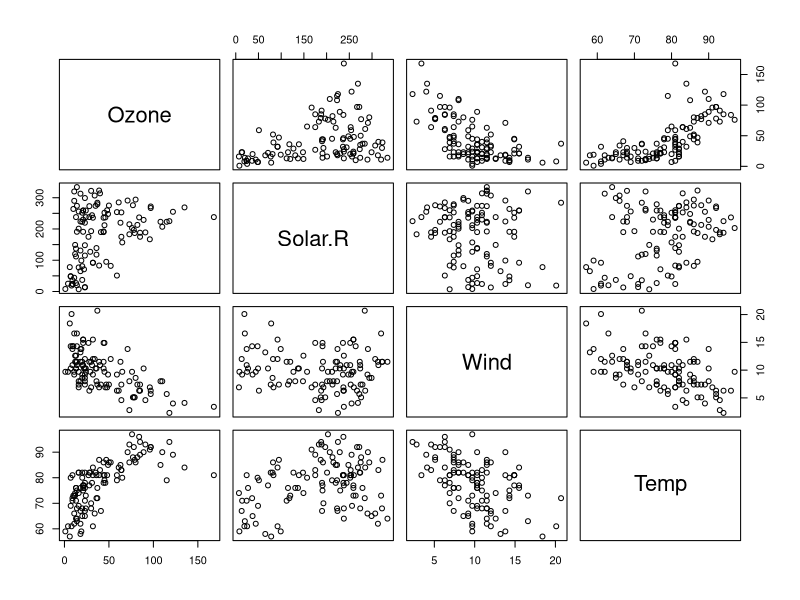
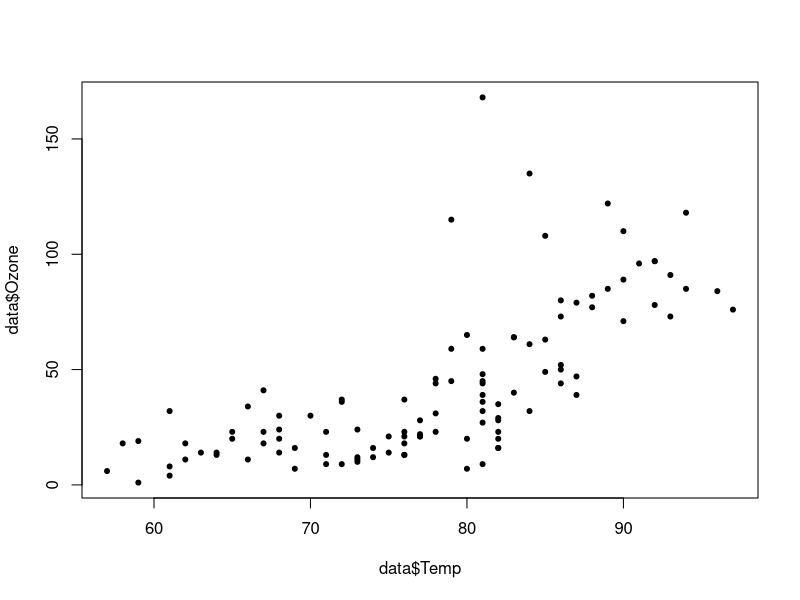
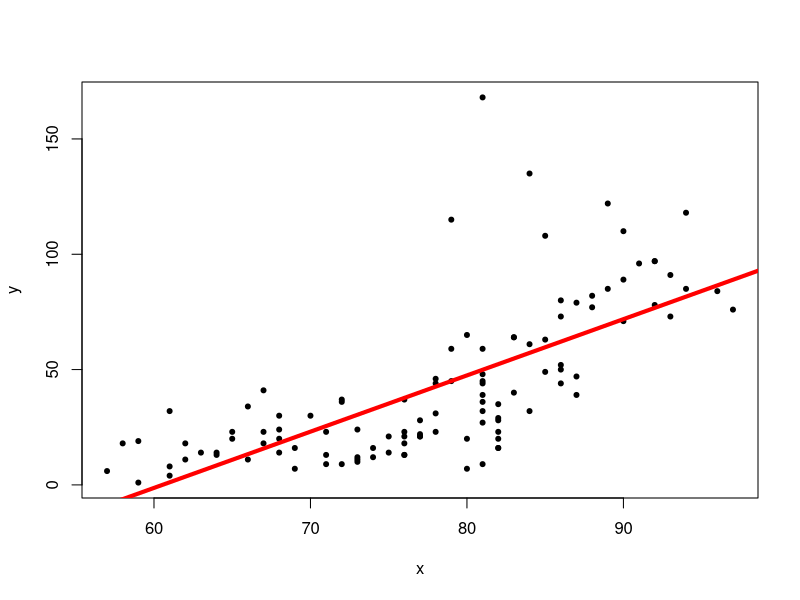

The R source for these figures, in order: (Note: this script raises an error after producing the figures.)
data <- na.omit(airquality)

#---a)

pairs(data[,-c(5,6)]) #nos va a hacer scatterplots de pares

#A simple vista se podría ver que tienen correlaciones.

# Y = medición de ozono en un cierto dia
# X = medición de temperatura

#Planteamos el modelo para la funcion de regresión: Y = B0 + B1x + Ei

plot(data$Temp, data$Ozone, pch = 20)

#---b)

# Estimamos los parámetros:

x <- data$Temp
y <- data$Ozone
X <- cbind(x, y)

# B1
B1 <- cov(x,y)/var(x)
#Por cada grado Farhenheit que aumenta la temperatura del dia la esperanza de la 
#concentración de ozono aumenta en 2.439

# B0
B0 <- mean(y) - B1*mean(x)

#S2
y_sombrero <- B0 + B1*x
S2 <- sum((y-y_sombrero)**2)/(length(x)-2)

#otra forma de calcularlo es
Q <- sum((y-y_sombrero)**2)
Te <- sum((y-mean(y))**2)

Se_2 <- Q/(length(x)-2)
R2 <- 1-Q/Te #El R es el coeficiente de correlación 
R2_ajustado <- 1 - (Q/(X))/(Te/(length(x) - 1))

#Ahora graficamos la recta de regresión
plot(x,y,pch=20)
abline(a = B0, b = B1, col = "red", lwd = 4)
#Los puntos estan bastantes corridos para abajo, quizás estan sesgados los datos pero no vamos a decir nada

# --- Analisis de Residuos

#--Para comprobar supuesto de linealidad
plot(x, rstandard(modelo), pch = 20) 
#no es normal y nos afecta la no linealidad porque nos produce estimacionaes sesgadas.

#--Para comprobar supuesto de normalidad
#Linear model te tira todos los datos
modelo <- lm(data$Ozone ~ data$Temp, data = data)
summary(modelo)

e_std <- rstandard(modelo)

hist(e_std) #Podría ser una distribución gamma
qqnorm(e_std)
qqline(e_std) #Nos da pansa positiva, era asimetría positiva en la distribución.  
#Esto significa que nos datos no son normales, no se puede afirmar la normalidad.

#--Para comprobar supuesto de homocedasticidad
plot(y_sombrero, rstandard(modelo), pch = 20) 
#no es homocedastico, tienen distribución de abanico.  


